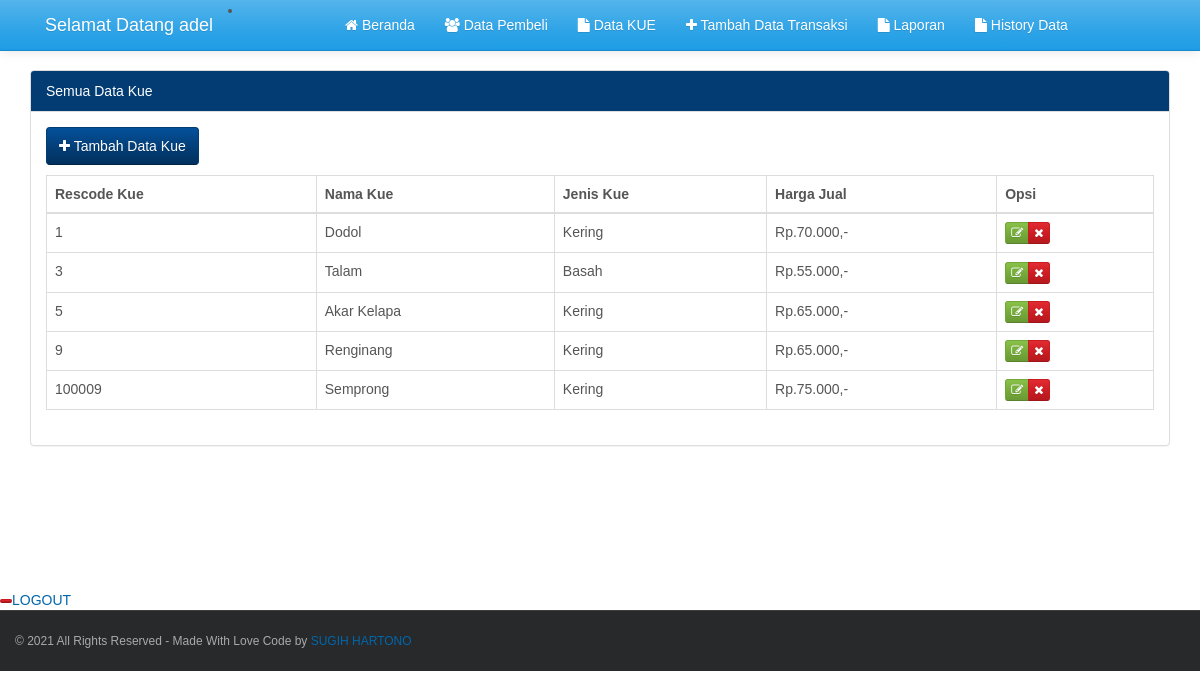
Screenshot of /uas_basis_data/kue.php (signed in) with the database file from the repository.
### tables this page shows
CREATE TABLE `kue` (
  `kode_kue` int(100) NOT NULL,
  `nama_kue` varchar(100) NOT NULL,
  `jenis_kue` varchar(20) NOT NULL,
  `harga_jual` varchar(100) NOT NULL
);

### uas_basis_data/fungsi/fungsi_rupiah.php (called while the page is built)
<?php
function rupiah($angka,$pre=0){
        $jadi="Rp.".number_format($angka,$pre,',','.').",-";
        return $jadi;
    }
?>

### uas_basis_data/kue.php (the view, shortened to what this page needs)
<?php
include("db.php");
include("fungsi/fungsi_rupiah.php");
?>
<!DOCTYPE html>
<html>
	<head>
		<?php include("include/css.php"); ?>
	</head>
	<body>
		<header>
			<?php include("include/header.php"); ?>
		</header>
		<div class='container' style='margin-top:70px'>
			<div class='row' style='min-height:520px'>
				<div class='col-md-12'>
					<div class='panel panel-info'>
						<div class='panel-heading'>Semua Data Kue</div>
						<div class='panel-body'>
							<a class='btn btn-info' href='tambah_kue.php'><i class='fa fa-plus'></i> Tambah Data Kue</a>
							<p>
							<table class="table table-hover table-bordered">
							  <thead>
								<tr>
								  <th>Rescode Kue</th>
								  <th>Nama Kue</th>
								  <th>Jenis Kue</th>
								  <th>Harga Jual</th>
								  <th>Opsi</th>
								</tr>
							  </thead>
							  <tbody>
								<?php
									$sqlquery = "SELECT * FROM kue";
									if ($result = mysqli_query($con, $sqlquery)) {
										while ($row = mysqli_fetch_assoc($result)) {
								?>
								<tr>
								<td><?php echo $row["kode_kue"];?></td>
								<td><?php echo $row["nama_kue"];?></td>
								<td><?php echo $row["jenis_kue"];?></td>
								<td><?php echo rupiah($row["harga_jual"]);?></td>
								<td>
								<div class="btn-group">
								 <a href="edit_kue.php?kode_kue=<?php echo $row["kode_kue"];?>" class="btn btn-xs btn-success" title='Edit'> <i class="fa fa-edit"></i> </a>
								  <a onclick="return confirm('Anda yakin ingin menghapus data tersebut?');" href="opsi_kue.php?act=delete&kode_kue=<?php echo $row["kode_kue"];?>" class="btn btn-xs btn-danger"> <i class="fa fa-remove" title='Hapus'></i> </a>
								</div>
								</td>
								</tr>
								<?php
										}
									}
									?>
							  </tbody>
							</table>
						</div>
					</div>
				</div>
			</div>
		</div>
		<?php include("include/footer.php"); ?>
	</body>
</html>

### uas_basis_data/css/style.css (style rules this page uses)
body { font-family:Arial, Sans-Serif; }
a { color:#0067ab; text-decoration:none; }

### rows the page displays
kue: kode_kue "1", nama_kue "Dodol", jenis_kue "Kering", harga_jual "Rp.70.000,-"
kue: kode_kue "3", nama_kue "Talam", jenis_kue "Basah", harga_jual "Rp.55.000,-"
kue: kode_kue "5", nama_kue "Akar Kelapa", jenis_kue "Kering", harga_jual "Rp.65.000,-"
kue: kode_kue "9", nama_kue "Renginang", jenis_kue "Kering", harga_jual "Rp.65.000,-"
kue: kode_kue "100009", nama_kue "Semprong", jenis_kue "Kering", harga_jual "Rp.75.000,-"

### other values shown
$_SESSION['username'] "adel"
